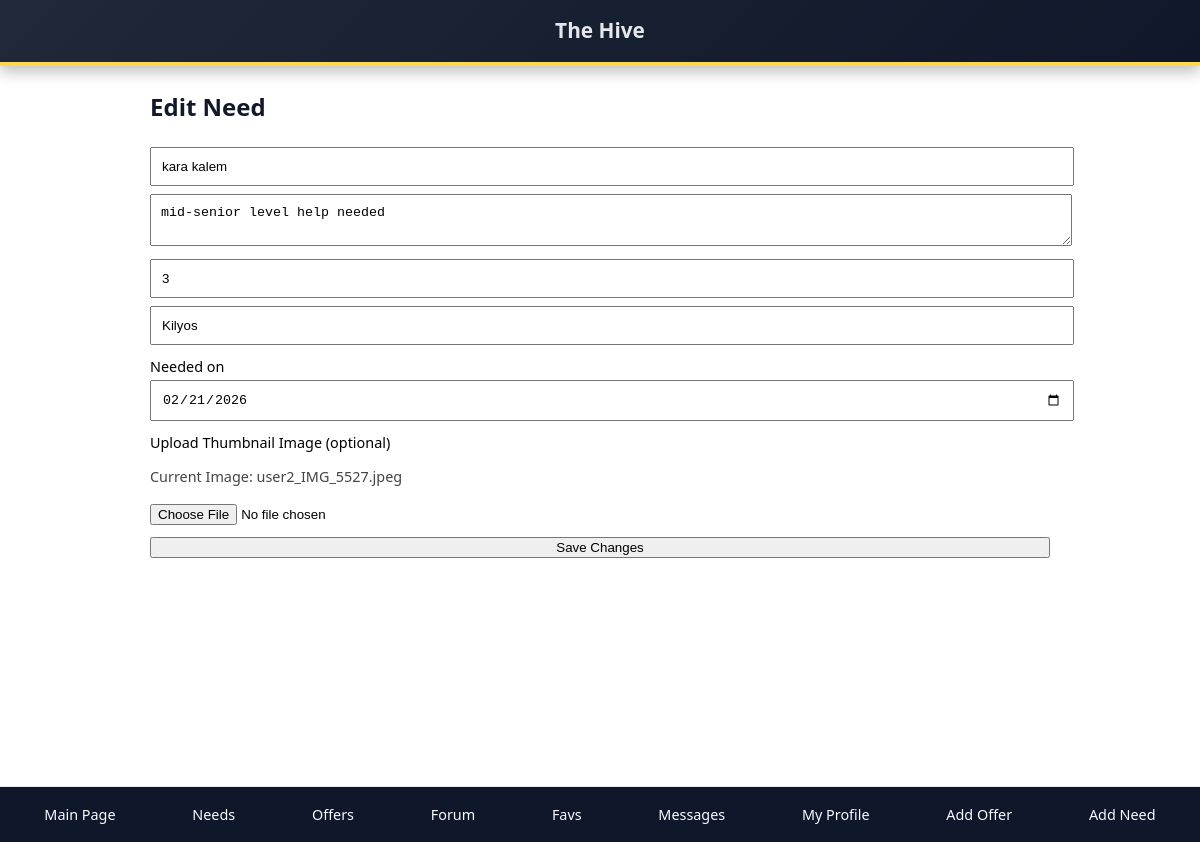
The app's page /need/2/edit (signed in) with its own data.
### app.py (models this page shows)
class Need(db.Model):
    need_id = db.Column(db.Integer, primary_key=True)
    user_id = db.Column(db.Integer, db.ForeignKey("user.user_id"), nullable=False)
    title = db.Column(db.String(120), nullable=False)
    description = db.Column(db.Text, nullable=False)
    hours = db.Column(db.Integer, nullable=False)
    location = db.Column(db.String(120), nullable=True)
    is_online = db.Column(db.Boolean, default=False)
    image_filename = db.Column(db.String(255), nullable=True)
    is_active = db.Column(db.Boolean, default=True)
    latitude = db.Column(db.Float)
    longitude = db.Column(db.Float)
    posted_at = db.Column(db.DateTime, nullable=False, default=datetime.utcnow)
    needed_on = db.Column(db.Date, nullable=True)

### app.py (the view, shortened to what this page needs)
@app.route("/need/<int:need_id>/edit", methods=["GET", "POST"])
def edit_need(need_id):
    if "user_id" not in session:
        return redirect("/login")
    need = Need.query.get_or_404(need_id)
    if need.user_id != session["user_id"]:
        return "You cannot edit someone else's need."
    completed = Transaction.query.filter_by(
        listing_id=need_id,
        listing_type="need",
        status="completed"
    ).first()
    if completed:
        return "This need has a completed deal and cannot be edited."
    return render_template(
        "add_need.html",
        need=need,
        editing=True,
        today_str=datetime.utcnow().strftime("%Y-%m-%d"),
    )

### app.py (called while the page is built)
@app.before_request
def initialize_database():
    if not getattr(app, "db_initialized", False):
        with app.app_context():
            db.create_all()
            ensure_posted_at_columns()
            ensure_admin_user()
        app.db_initialized = True

@app.before_request
def enforce_ban():
    user_id = session.get("user_id")
    if not user_id:
        return
    user = User.query.get(user_id)
    if user and user.is_banned and request.endpoint not in {"logout", "login"}:
        session.clear()
        return render_template("login.html", error="Your account has been banned."), 403

### templates/add_need.html (shortened to what this page needs)
{% extends "base.html" %}
{% block content %}
<h2 style="margin-bottom:16px;">
  {{ 'Edit Need' if editing else 'Create a New Need' }}
</h2>
<form
    action="{{ url_for('edit_need', need_id=need.need_id) if editing else url_for('add_need') }}"
    method="POST"
    enctype="multipart/form-data"
    class="card"
    style="color:black; background:white;"
>
    <input type="text" name="title"
           placeholder="Title (e.g., Need help with painting)"
           value="{{ need.title if editing else '' }}"
           required
           style="margin-top:8px; width:100%; padding:10px;">
    <textarea name="description"
              placeholder="Describe your need..."
              required
              style="margin-top:8px; width:100%; padding:10px;">{{ need.description if editing else '' }}</textarea>
    <input type="number" name="hours"
           placeholder="Hours requested"
           min="1"
           value="{{ need.hours if editing else '' }}"
           required
           style="margin-top:8px; width:100%; padding:10px;">
    <input type="text" name="location"
           placeholder="Location (City/District, or 'Online')"
           value="{{ need.location if editing else '' }}"
           required
           style="margin-top:8px; width:100%; padding:10px;">
    <label style="margin-top:12px; display:block; font-size:0.9rem;">
        Needed on
    </label>
    <input type="date"
           name="needed_on"
           value="{{ need.needed_on.strftime('%Y-%m-%d') if editing and need.needed_on else today_str }}"
           required
           style="margin-top:4px; width:100%; padding:10px;">
    <label style="margin-top:12px; display:block; font-size:0.9rem;">
        Upload Thumbnail Image (optional)
    </label>
    {% if editing and need.image_filename %}
      <p style="font-size:0.9rem; color:#444;">
        Current Image: {{ need.image_filename }}
      </p>
    {% endif %}
    <input type="file" name="image" accept="image/*" style="margin-top:4px;">
    <button class="btn" type="submit" style="margin-top:12px; width:100%;">
        {{ 'Save Changes' if editing else 'Publish Need' }}
    </button>
</form>
{% endblock %}

### templates/base.html (style rules this page uses)
body { font-family: system-ui, -apple-system, Segoe UI, Roboto, Arial, sans-serif; background:#ffffff; margin:0; padding-bottom:140px; color:#111827; }

### records on screen
Need: title "kara kalem", description "mid-senior level help needed", hours "3", location "Kilyos", needed_on "02/21/2026", image_filename "user2_IMG_5527.jpeg"

### other values on screen
{{ 'Edit Need' if editing else 'Create a New Need' }} "Edit Need"
{{ 'Save Changes' if editing else 'Publish Need' }} "Save Changes"
